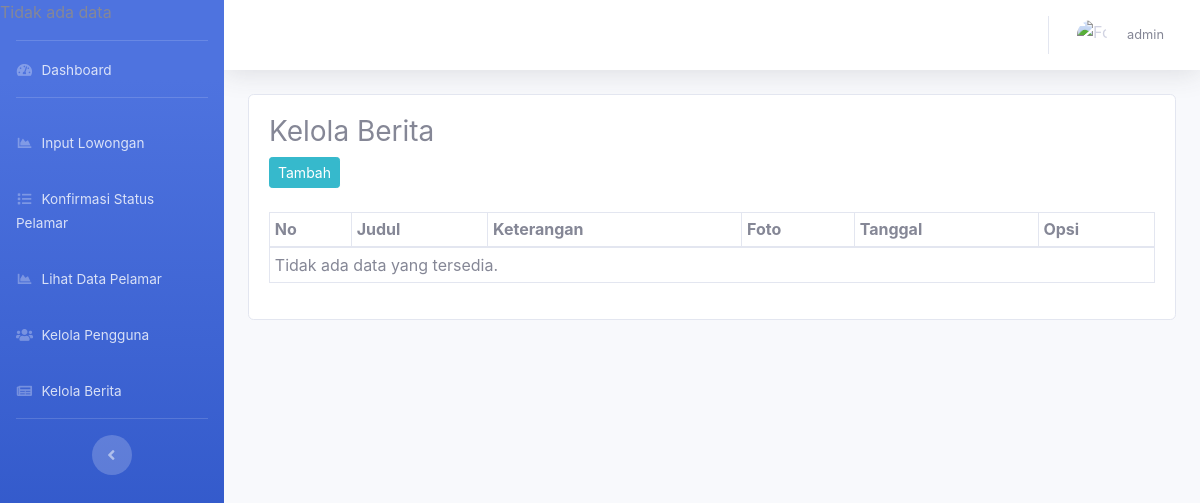
The app's page /dashboard/index.php?r=berita/index (signed in), older data.
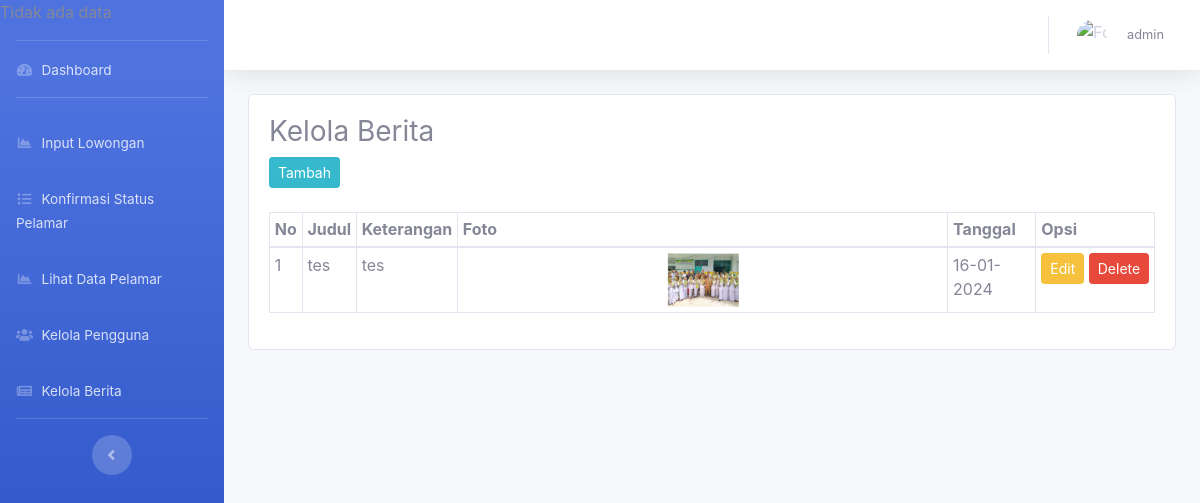
The same page, newer data.
### tables this page shows
CREATE TABLE `tbl_berita` (
  `id` int(11) NOT NULL,
  `judul` varchar(255) NOT NULL,
  `keterangan` text DEFAULT NULL,
  `foto` varchar(255) DEFAULT NULL,
  `tanggal` date DEFAULT NULL
);

### dashboard/index.php (called while the page is built, shortened)
<?php require_once '../config/conn.php'; ?>
<?php require_once 'layouts/header.php'; ?>
<?php include 'layouts/sidebar.php'; ?>
<?php $page = $_REQUEST['r']; ?>
<?php include_once $page.'.php'; ?>
<?php include 'layouts/footer.php'; ?>

### config/conn.php (called while the page is built, shortened)
<?php
function Connect(){
    $connect = mysqli_connect(HOST, DB_USER, DB_PASSWORD,DB_NAME);
    if($connect){
        return $connect;
    } else {
      return FALSE;
    }
}
?>

### dashboard/berita/func.php (called while the page is built, shortened)
<?php
function GetAll()
{
  $query = "SELECT * FROM tbl_berita";
  $exe = mysqli_query(Connect(), $query);
  $datas = array();
  while ($data = mysqli_fetch_array($exe)) {
    $datas[] = array(
      'id' => $data['id'],
      'judul' => $data['judul'],
      'keterangan' => $data['keterangan'],
      'foto' => $data['foto'],
      'tanggal' => $data['tanggal']
    );
  }
  return $datas;
}

### dashboard/berita/index.php (the view)
<?php
require_once 'func.php';;
?>
<h3>Kelola Berita</h3>
<a href='?r=berita/create' class='btn btn-info btn-sm'>Tambah</a>
<br>
<br>
<div class='table-responsive'>
  <table class='table table-bordered table-sm'>
    <thead>
      <tr>
        <th>No</th>
        <th>Judul</th>
        <th>Keterangan</th>
        <th>Foto</th>
        <th>Tanggal</th>
        <th colspan='2'>Opsi</th>
      </tr>
    </thead>
    <tbody>
      <?php
      $datas = GetAll();
      if (!empty($datas)) {
        $no = 1;
        foreach ($datas as $data) {
          echo "<tr>";
          echo "<td>" . $no++ . "</td>";
          echo "<td>" . $data['judul'] . "</td>";
          echo "<td>" . $data['keterangan'] . "</td>";
          echo "<td class='text-center'><img src='../assets/img/berita/{$data['foto']}' alt='Foto Berita' style='width: 15%; height: 15%;'></td>";
          echo "<td>" . date('d-m-Y', strtotime($data['tanggal'])) . "</td>";
          echo "<td>
      <div class=\"btn-group\">
        <form method='POST' action='?r=berita/edit'>
          <input type='hidden' name='id' value='" . $data['id'] . "'>
          <input type='submit' name='edit' Value='Edit' class='btn btn-warning btn-sm'>
        </form>
        &nbsp;
        <form method='POST' action=''>
          <input type='hidden' name='id' value='" . $data['id'] . "'>
          <input type='submit' name='delete' Value='Delete' class='btn btn-danger btn-sm'>
        </form>
      </div>
    </td>";
          echo "</tr>";
          $no++;
        }
      } else {
        echo "<tr><td colspan='7'>Tidak ada data yang tersedia.</td></tr>";
      }
      ?>
    </tbody>
  </table>
</div>

Row changes from the older to the newer data that the page shows:
added tbl_berita: judul "tes", keterangan "tes", foto (picture), tanggal "16-01-2024"
Text that changed along with them:
text no longer shown: "Tidak ada data yang tersedia."
